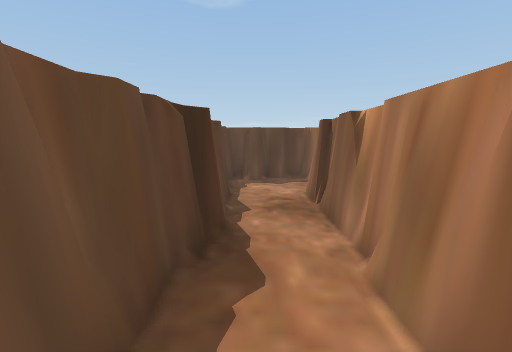
[1] (above)

17 first-person views from a walk through a scene from a Unity 3-D project. The camera is 1.5 m above the floor, tilts 8° down and sees 90° across. The floor is counted in squares, 1 m on a side. Each view is taken from the middle of a square. On the plan, view 1 faces up. The plan holds only what a view shows up to about 13 squares ahead; the rest is blank. The place goes on beyond the plan.

[2]
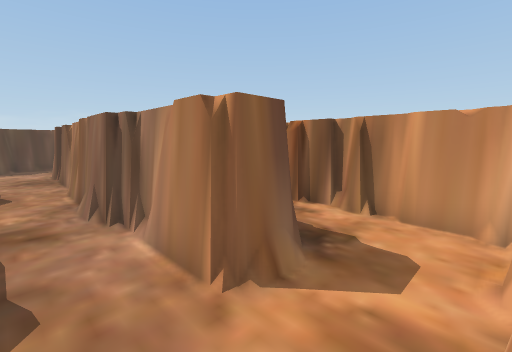

[3]
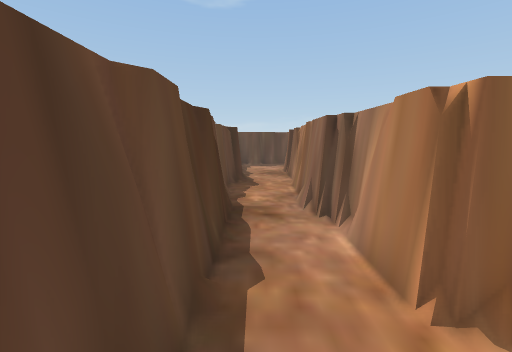

[4]
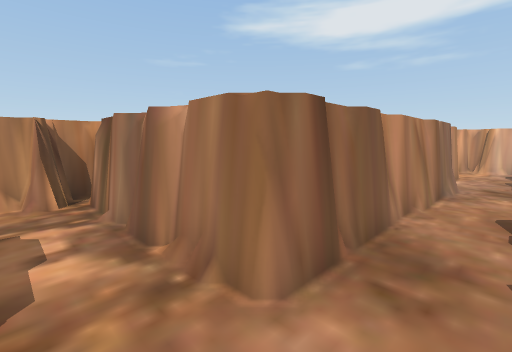

[5]
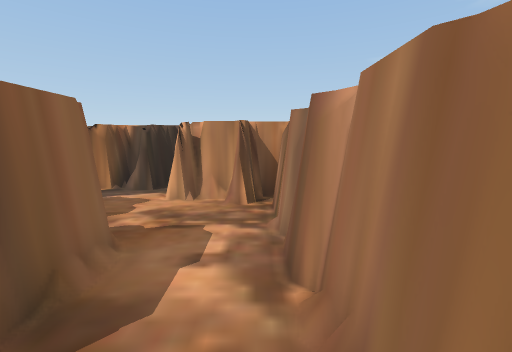

[6]
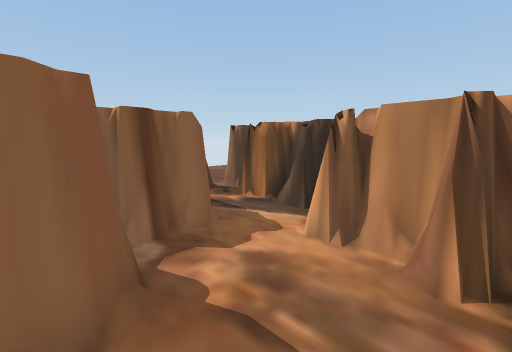

[7]
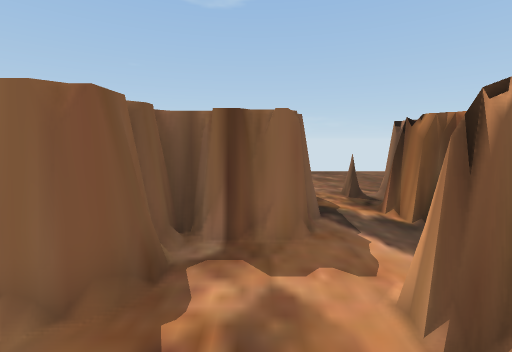

[8]
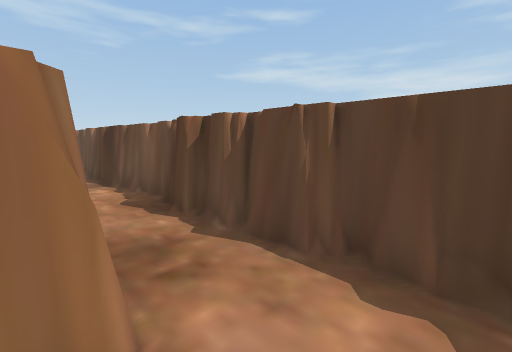

[9]
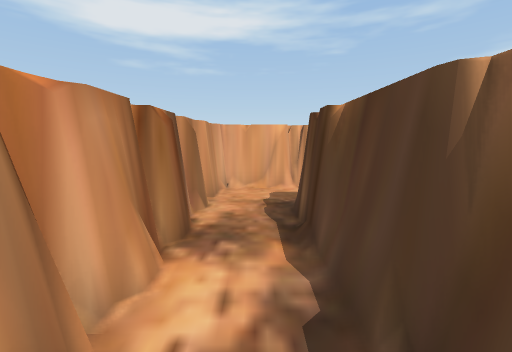

[10]
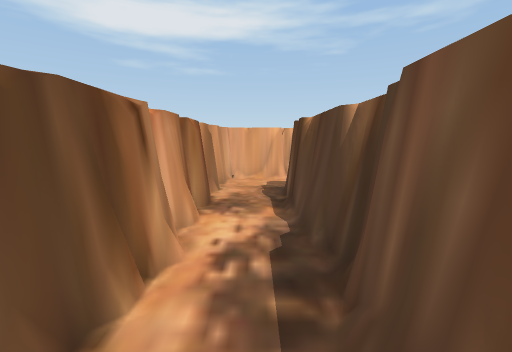

[11]
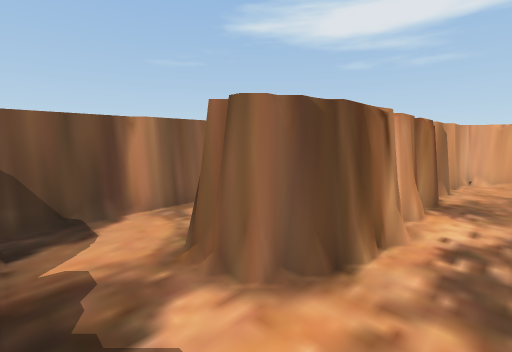

[12]
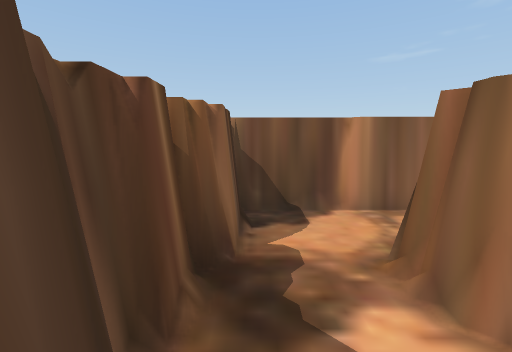

[13]
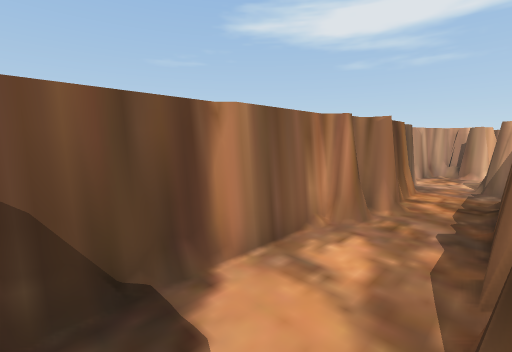

[14]
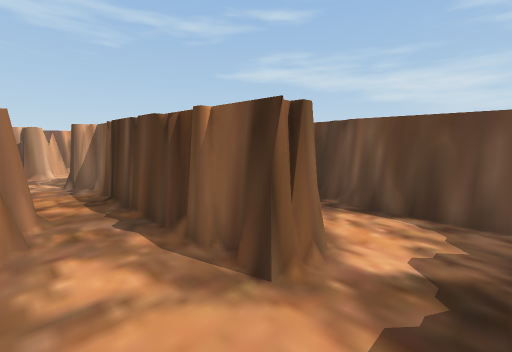

[15]
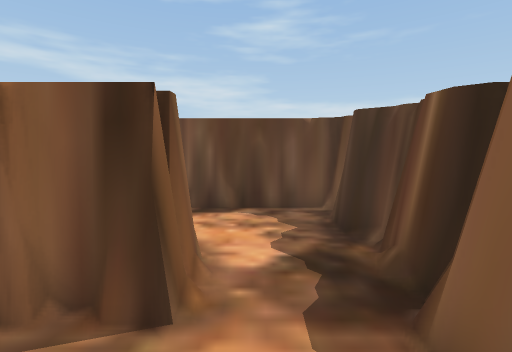

[16]
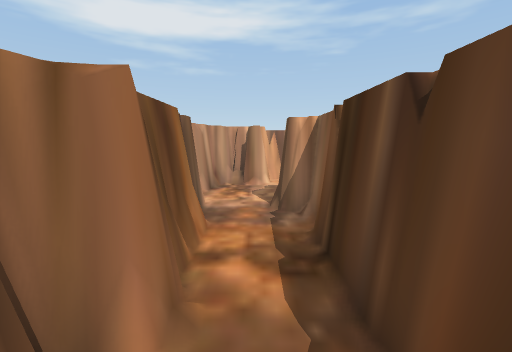

[17]
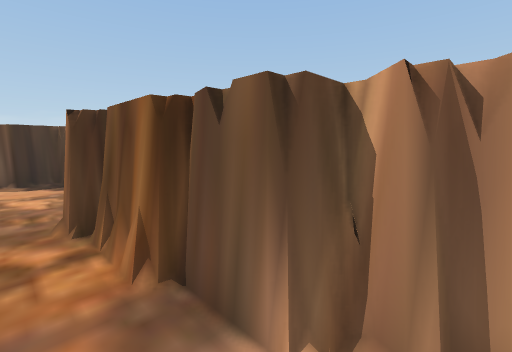

### Floor plan
Key: @ floor where view 1 was taken; # wall or solid block; . floor; = window, fence, low wall or low ledge.
Columns run from 1 left of view 1 to 11 right of it. Each row starts with its distance up from view 1.
 20           ...
 19           ...
 18          ....
 17          ....
 16          ...
 15          .=#
 14          ..#
 13       ###.##
 12      ####.##
 11  ######...##
 10 ######...##
  9 #........#
  8 #.......##
  7 #..#######
  6 #..#########
  5 #..##......#
  4 #..##......#
  3 #..##..##..#
  2 #.###.###..#
  1 #.###.###.##
  0 #@###..##.##
 -1 #.###.###.#
 -2 #..##.###.#
 -3 #..##..##.##
 -4 #..##.###.##
 -5 #.....###.##
 -6 #.#####  ..#

Positions as (right, up) in squares from view 1, and headings:
1: (0, 0), facing up
2: (0, -6), facing up-right
3: (0, -6), facing up
4: (0, 9), facing down-right
5: (1, 8), facing right
6: (4, 8), facing up-right
7: (6, 8), facing up
8: (2, 9), facing down-left
9: (4, 2), facing down
10: (4, 4), facing down
11: (4, 5), facing down-right
12: (4, 5), facing right
13: (7, 5), facing down-right
14: (9, 5), facing down-left
15: (9, 4), facing left
16: (8, 1), facing down
17: (8, -6), facing up-right
